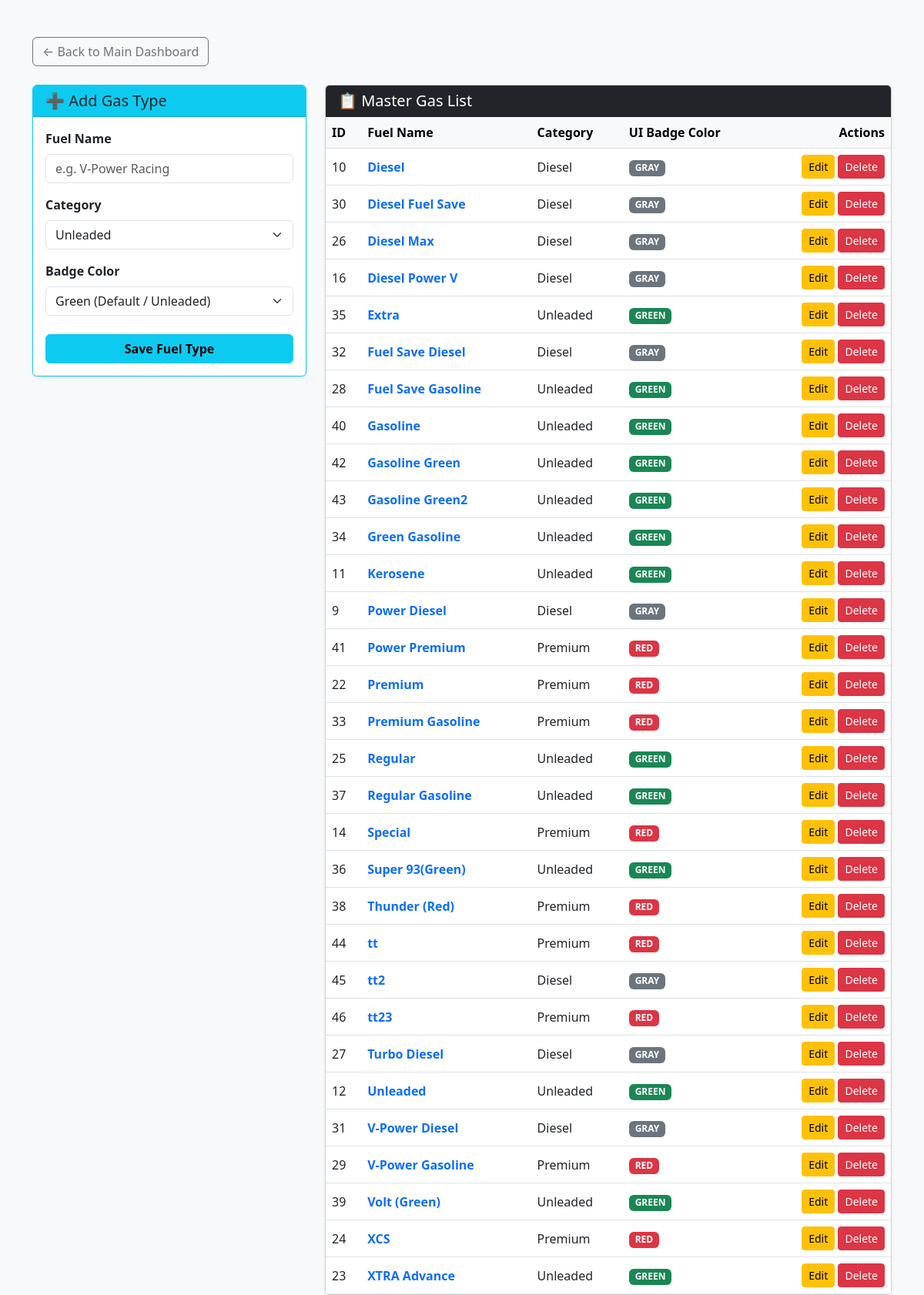
The app's page /manage_gases.php (signed in) with its own data.
### tables this page shows
CREATE TABLE `gas_types` (
  `id` int NOT NULL,
  `name` varchar(100) NOT NULL,
  `category` varchar(50) DEFAULT 'unleaded',
  `color_code` varchar(20) DEFAULT 'green'
);

### manage_gases.php (the view, shortened to what this page needs)
<?php include 'db.php'; ?>
<!DOCTYPE html>
<html lang="en">
<head>
    <link href="https://cdn.jsdelivr.net/npm/bootstrap@5.3.0/dist/css/bootstrap.min.css" rel="stylesheet">
</head>
<body class="bg-light">
<div class="container mt-5">
    <div class="mb-4">
        <a href="index.php" class="btn btn-outline-secondary">← Back to Main Dashboard</a>
    </div>
    <div class="row g-4">
        <div class="col-md-4">
            <div class="card shadow-sm border-info">
                <div class="card-header bg-info text-dark">
                    <h5 class="mb-0">➕ Add Gas Type</h5>
                </div>
                <div class="card-body">
                    <form action="process.php" method="POST">
                        <div class="mb-3">
                            <label class="form-label fw-bold">Fuel Name</label>
                            <input type="text" name="name" class="form-control" placeholder="e.g. V-Power Racing" required>
                        </div>
                        <div class="mb-3">
                            <label class="form-label fw-bold">Category</label>
                            <select name="category" class="form-select" required>
                                <option value="unleaded">Unleaded</option>
                            </select>
                        </div>
                        <div class="mb-4">
                            <label class="form-label fw-bold">Badge Color</label>
                            <select name="color_code" class="form-select" required>
                                <option value="green">Green (Default / Unleaded)</option>
                            </select>
                        </div>
                        <button type="submit" name="save_gas_type" class="btn btn-info w-100 fw-bold">Save Fuel Type</button>
                    </form>
                </div>
            </div>
        </div>
        <div class="col-md-8">
            <div class="card shadow-sm">
                <div class="card-header bg-dark text-white">
                    <h5 class="mb-0">📋 Master Gas List</h5>
                </div>
                <div class="card-body p-0">
                    <div class="table-responsive">
                        <table class="table table-hover mb-0 align-middle">
                            <thead class="table-light">
                                <tr>
                                    <th>ID</th>
                                    <th>Fuel Name</th>
                                    <th>Category</th>
                                    <th>UI Badge Color</th>
                                    <th class="text-end">Actions</th>
                                </tr>
                            </thead>
                            <tbody>
                                <?php
                                $gases = $conn->query("SELECT * FROM gas_types ORDER BY name");
                                while ($row = $gases->fetch_assoc()): ?>
                                <tr>
                                    <td><?= $row['id']; ?></td>
                                    <td class="fw-bold text-primary"><?= htmlspecialchars($row['name']); ?></td>
                                    <td class="text-capitalize"><?= htmlspecialchars($row['category'] ?? 'Unleaded'); ?></td>
                                    <td>
                                        <?php
                                            $color = $row['color_code'] ?? 'green';
                                            $badgeClass = ($color == 'red') ? 'bg-danger' : (($color == 'gray') ? 'bg-secondary' : 'bg-success');
                                        ?>
                                        <span class="badge <?= $badgeClass ?> text-uppercase"><?= $color ?></span>
                                    </td>
                                    <td class="text-end">
                                        <a href="edit_gas.php?id=<?= $row['id']; ?>" class="btn btn-sm btn-warning">Edit</a>
                                        <a href="process.php?delete_gas_type=<?= $row['id']; ?>" class="btn btn-sm btn-danger" onclick="return confirm('WARNING: Deleting this will ALSO delete all prices associated with this gas type across ALL branches. Continue?');">Delete</a>
                                    </td>
                                </tr>
                                <?php endwhile; ?>
                            </tbody>
                        </table>
                    </div>
                </div>
            </div>
        </div>
    </div>
</div>
</body>
</html>

### records on screen
gas_types: id "10", name "Diesel", category "Diesel", color_code "GRAY"
gas_types: id "30", name "Diesel Fuel Save", category "Diesel", color_code "GRAY"
gas_types: id "26", name "Diesel Max", category "Diesel", color_code "GRAY"
gas_types: id "16", name "Diesel Power V", category "Diesel", color_code "GRAY"
gas_types: id "35", name "Extra", category "Unleaded", color_code "GREEN"
gas_types: id "32", name "Fuel Save Diesel", category "Diesel", color_code "GRAY"
gas_types: id "28", name "Fuel Save Gasoline", category "Unleaded", color_code "GREEN"
gas_types: id "40", name "Gasoline", category "Unleaded", color_code "GREEN"
gas_types: id "42", name "Gasoline Green", category "Unleaded", color_code "GREEN"
gas_types: id "43", name "Gasoline Green2", category "Unleaded", color_code "GREEN"
gas_types: id "34", name "Green Gasoline", category "Unleaded", color_code "GREEN"
gas_types: id "11", name "Kerosene", category "Unleaded", color_code "GREEN"
gas_types: id "9", name "Power Diesel", category "Diesel", color_code "GRAY"
gas_types: id "41", name "Power Premium", category "Premium", color_code "RED"
gas_types: id "22", name "Premium", category "Premium", color_code "RED"
gas_types: id "33", name "Premium Gasoline", category "Premium", color_code "RED"
gas_types: id "25", name "Regular", category "Unleaded", color_code "GREEN"
gas_types: id "37", name "Regular Gasoline", category "Unleaded", color_code "GREEN"
gas_types: id "14", name "Special", category "Premium", color_code "RED"
gas_types: id "36", name "Super 93(Green)", category "Unleaded", color_code "GREEN"
gas_types: id "38", name "Thunder (Red)", category "Premium", color_code "RED"
gas_types: id "44", name "tt", category "Premium", color_code "RED"
gas_types: id "45", name "tt2", category "Diesel", color_code "GRAY"
gas_types: id "46", name "tt23", category "Premium", color_code "RED"
gas_types: id "27", name "Turbo Diesel", category "Diesel", color_code "GRAY"
gas_types: id "12", name "Unleaded", category "Unleaded", color_code "GREEN"
gas_types: id "31", name "V-Power Diesel", category "Diesel", color_code "GRAY"
gas_types: id "29", name "V-Power Gasoline", category "Premium", color_code "RED"
gas_types: id "39", name "Volt (Green)", category "Unleaded", color_code "GREEN"
gas_types: id "24", name "XCS", category "Premium", color_code "RED"
gas_types: id "23", name "XTRA Advance", category "Unleaded", color_code "GREEN"
